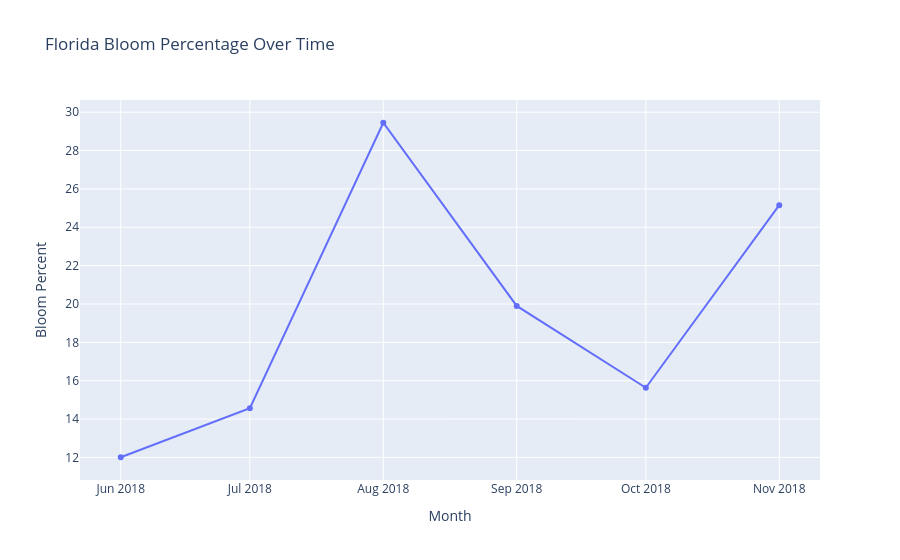

The notebook cell saved with this chart:
### Markdown cell above
## 11. Plot the monthly percentage at bloom concentration

Use `px.line()` with `monthly_summary` to plot `month` against `percent_bloom`. Show markers and add a question-focused title and readable axis labels.

### Code cell
# Write your code here.
px.line(
    monthly_summary,
    x="month",
    y="percent_bloom",
    markers=True,
    title="Florida Bloom Percentage Over Time",
    labels={
        "percent_bloom": "Bloom Percent",
        "month": "Month"
    }
)

### Figure 1 — Plotly figure (JSON) as saved in the notebook; plotly's stock layout.template omitted (floating-point values rounded to 4 significant figures)
{"data": [{"hovertemplate": "Month=%{x}<br>Bloom Percent=%{y}<extra></extra>", "legendgroup": "", "line": {"color": "#636efa", "dash": "solid"}, "marker": {"symbol": "circle"}, "mode": "lines+markers", "name": "", "orientation": "v", "showlegend": false, "type": "scatter", "x": ["2018-06-01T00:00:00.000000", "2018-07-01T00:00:00.000000", "2018-08-01T00:00:00.000000", "2018-09-01T00:00:00.000000", "2018-10-01T00:00:00.000000", "2018-11-01T00:00:00.000000"], "xaxis": "x", "y": [12.01, 14.57, 29.45, 19.9, 15.63, 25.15], "yaxis": "y"}], "layout": {"legend": {"tracegroupgap": 0}, "title": {"text": "Florida Bloom Percentage Over Time"}, "xaxis": {"anchor": "y", "domain": [0, 1], "title": {"text": "Month"}}, "yaxis": {"anchor": "x", "domain": [0, 1], "title": {"text": "Bloom Percent"}}}}
